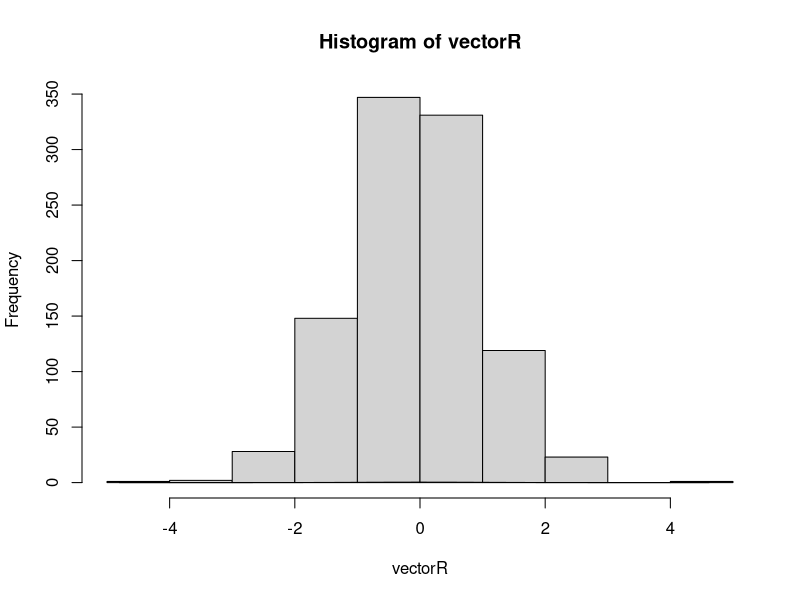
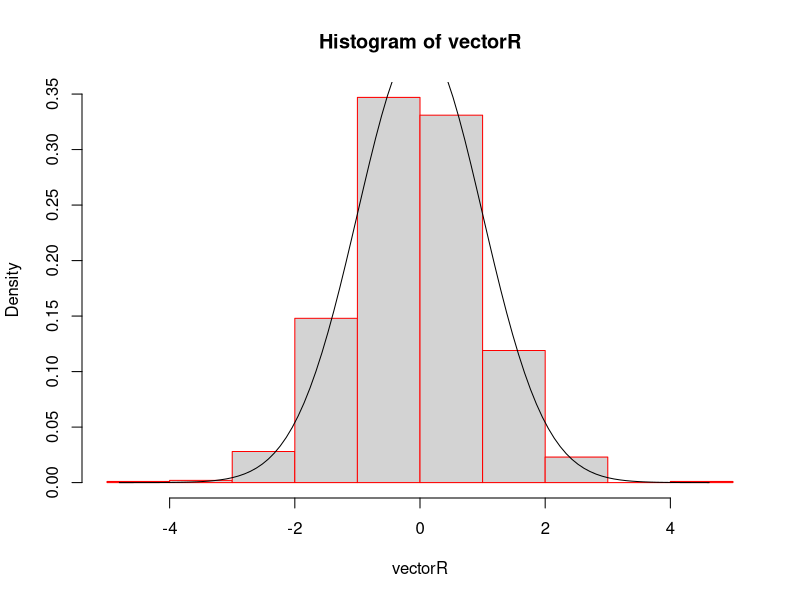

The R source for these figures, in order:
#Generar 10000 nu ́meros aleatorios con una distribuci ́on normal est ́andar (media 0 y varianza 1).
vectorR <- rnorm(1:1000,0,1)
# Realizar un histograma de los valores anteriores. ¿Cual es el menor y mayor valor generado?.
mxvalor<-max(vectorR)
minvalor<- min(vectorR)
hist(vectorR)

#Generar los valores de la distribucion normal teoricos en el intervalo anterior utilizando la funcion dnorm()
n <- seq(minvalor,mxvalor,length.out = 100)
vectorNorm <- dnorm(n,0,1)

#Al histograma anterior, superponer una curva con la funcion de densidad teorica calculada. ¿Se aproxima el histograma al valor teorico?
#lo añadoe
lines(n,vectorNorm )


#Ver el parametro probability de la funcion hist y volver a generar el histograma cambiando su valor. 
#¿Se aproxima ahora a la funcion de densidad teorica?.
hist(vectorR, probability = TRUE, border="red")
lines(n,vectorNorm )

